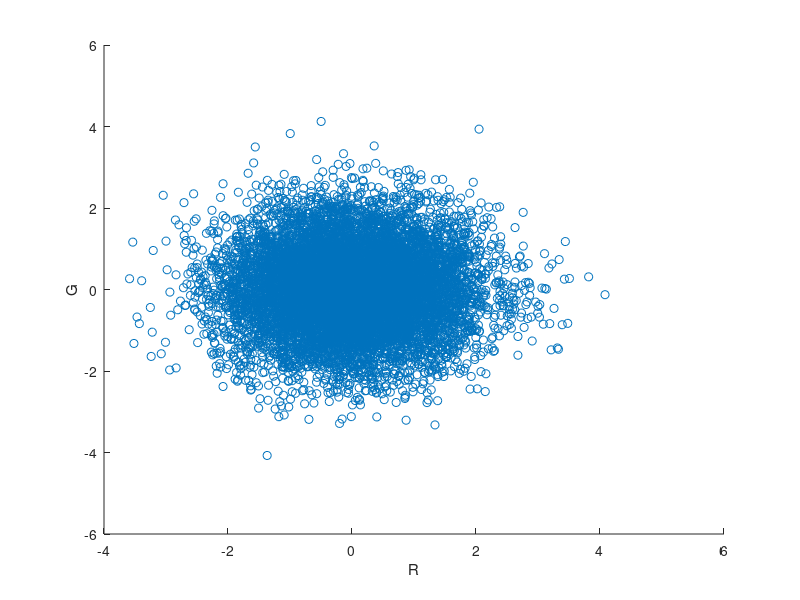
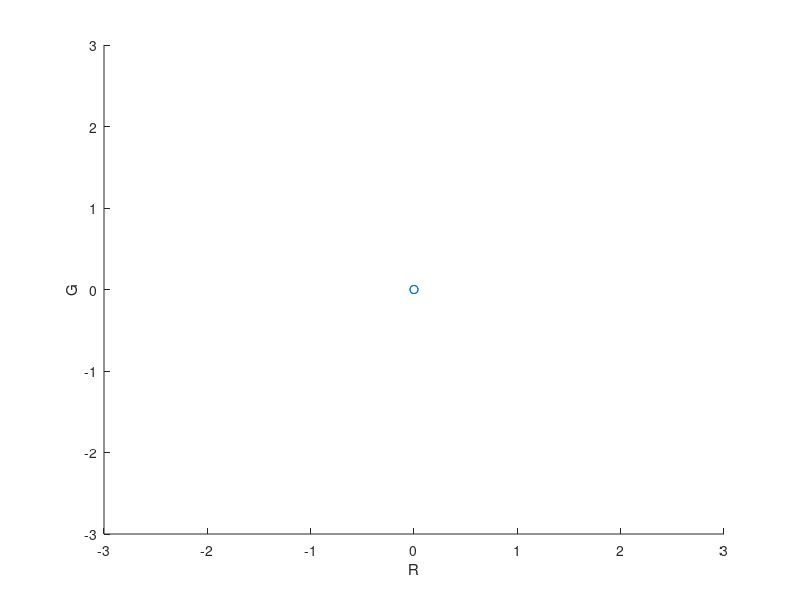

The MATLAB source for these figures, in order: (Note: this script raises an error after producing the figures.)
% To find out which is the best space? Is it the space where the stimulus
% distribution is white.

clear all;
close all;
mu = [0 0];
sigma = [1 0; 0 1];
% creating points in the RG space;
points_RG = [];
num_points = 10000;
for i = 1:num_points
    points_RG = [points_RG; mvnrnd(mu,sigma)];
end
% display the points
figure(1);scatter(points_RG(:,1),points_RG(:,2)); xlabel('R'); ylabel('G');
cov_RG = cov(points_RG(:,1),points_RG(:,2)); % calculates the variance and covariance between the R and the G samples

origin = [0 0]; STA_RG = [0 0];
while(sum(abs(STA_RG)>0.5))
    STA_ind = randi(num_points);
    STA_RG = points_RG(STA_ind,:);
end
slope = STA_RG(2)/STA_RG(1);
slope_orth = -1/slope;

slope_RG_points = points_RG(:,2)./points_RG(:,1);
slopes_ind = find(abs(slope_RG_points - slope_orth)<0.01);
[~,max_ind] = max(points_RG(slopes_ind,1));
[~,min_ind] = min(points_RG(slopes_ind,1));
figure(2), scatter([origin(1) STA_RG(1)],[origin(2) STA_RG(2)]); hold on;
line([origin(1) STA_RG(1)],[origin(2) STA_RG(2)]);
scatter(points_RG(slopes_ind,1),points_RG(slopes_ind,2),'r'); xlabel('R'); ylabel('G'); 
line([points_RG(slopes_ind(min_ind),1) points_RG(slopes_ind(max_ind),1)],[points_RG(slopes_ind(min_ind),2) points_RG(slopes_ind(max_ind),2)]);
axis([-3 3 -3 3]);
hold off;

RG_transform = [origin(1) STA_RG(1) points_RG(slopes_ind,1)';origin(2) STA_RG(2) points_RG(slopes_ind,2)' ];

%%
% Obtaining the M matrix, code extracted from Greg, fitting a cubic spline
% using the command 'spline'. 'SplineRaw' only availabe through
% psychtoolbox which I currently don't have now.
stro = nex2stro(findfile('N021915003.nex'));
fundamentals = stro.sum.exptParams.fundamentals; % CONE FUNDAMENTALS: L,M,S
fundamentals = reshape(fundamentals,[length(fundamentals)/3,3]); %1st column - L, 2nd- M, 3rd- S 
mon_spd = stro.sum.exptParams.mon_spd; % MONITOR SPECTRAL DISTRIBUTION IN R,G,B
mon_spd = reshape(mon_spd,[length(mon_spd)/3, 3]);
mon_spd = spline([380:4:780], mon_spd', [380:5:780]); % fitting a cubic spline
M = fundamentals'*mon_spd'; % matrix that converts RGB phosphor intensites to L,M,S cone fundamentals
M = inv(M');

%% 
% Analysing in LM space where the distribution of the stimuli is not white 
points_LM_all = M(1:2,1:2) * points_RG';
points_LM = M(1:2,1:2)* RG_transform;
[~,maxLM_ind] = max(points_LM(1,3:end));
[~,minLM_ind] = min(points_LM(1,3:end));
figure(3),scatter(points_LM_all(1,:), points_LM_all(2,:),'g'); hold on;
scatter(points_LM(1,1:2), points_LM(2,1:2)); line(points_LM(1,1:2), points_LM(2,1:2));
scatter(points_LM(1,3:end),points_LM(2,3:end),'r'); xlabel('L'); ylabel('M'); hold off; 
